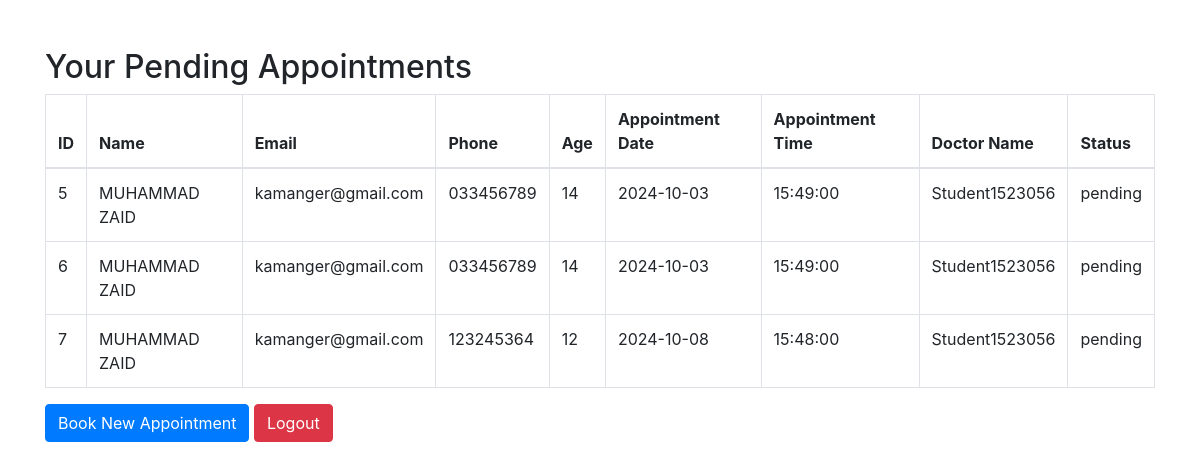
/project/medicare/view_appointments.php (signed in), run on the app's committed database.
### tables this page shows
CREATE TABLE `appointments` (
  `id` int(11) NOT NULL,
  `name` varchar(255) NOT NULL,
  `email` varchar(255) DEFAULT NULL,
  `phone` varchar(20) DEFAULT NULL,
  `age` int(11) DEFAULT NULL,
  `appoint_date` date NOT NULL,
  `appoint_time` time NOT NULL,
  `message` text DEFAULT NULL,
  `category_n` varchar(255) DEFAULT NULL,
  `doctor_id` int(11) NOT NULL,
  `user_id` int(11) NOT NULL,
  `status` enum('pending','approved','rejected') DEFAULT 'pending',
  `created_at` timestamp NOT NULL DEFAULT current_timestamp()
);

CREATE TABLE `doctors` (
  `id` int(11) NOT NULL,
  `name` varchar(255) NOT NULL,
  `specialization` varchar(255) DEFAULT NULL,
  `email` varchar(255) NOT NULL,
  `password` varchar(255) NOT NULL,
  `status` enum('pending','approved','rejected') DEFAULT 'approved',
  `created_at` timestamp NOT NULL DEFAULT current_timestamp()
);

### project/medicare/view_appointments.php (the view, shortened to what this page needs)
<?php
include 'config.php';
$userId = $_SESSION['user_id'];
$sql = "SELECT a.id, a.name, a.email, a.phone, a.age, a.appoint_date, a.appoint_time, a.message, a.status, d.name AS doctor_name
        FROM appointments a
        JOIN doctors d ON a.doctor_id = d.id
        WHERE a.user_id = '$userId' AND a.status = 'pending'";
$result = mysqli_query($connection, $sql);
?>
<!DOCTYPE html>
<html lang="en">
<head>
    <link rel="stylesheet" href="https://stackpath.bootstrapcdn.com/bootstrap/4.5.2/css/bootstrap.min.css">
</head>
<body>
<div class="container my-5">
    <h2>Your Pending Appointments</h2>
    <?php if (mysqli_num_rows($result) > 0): ?>
        <table class="table table-bordered">
            <thead>
                <tr>
                    <th>ID</th>
                    <th>Name</th>
                    <th>Email</th>
                    <th>Phone</th>
                    <th>Age</th>
                    <th>Appointment Date</th>
                    <th>Appointment Time</th>
                    <th>Doctor Name</th>
                    <th>Status</th>
                </tr>
            </thead>
            <tbody>
                <?php while ($row = mysqli_fetch_assoc($result)): ?>
                    <tr>
                        <td><?php echo $row['id']; ?></td>
                        <td><?php echo htmlspecialchars($row['name']); ?></td>
                        <td><?php echo htmlspecialchars($row['email']); ?></td>
                        <td><?php echo htmlspecialchars($row['phone']); ?></td>
                        <td><?php echo htmlspecialchars($row['age']); ?></td>
                        <td><?php echo htmlspecialchars($row['appoint_date']); ?></td>
                        <td><?php echo htmlspecialchars($row['appoint_time']); ?></td>
                        <td><?php echo htmlspecialchars($row['doctor_name']); ?></td>
                        <td><?php echo htmlspecialchars($row['status']); ?></td>
                    </tr>
                <?php endwhile; ?>
            </tbody>
        </table>
    <?php else: ?>
        <p>You have no pending appointments.</p>
    <?php endif; ?>
    <a href="bookappointment.php" class="btn btn-primary">Book New Appointment</a>
    <a href="logout.php" class="btn btn-danger">Logout</a>
</div>
</body>
</html>

### data on the page
appointments: id "5", name "MUHAMMAD ZAID", email "kamanger@gmail.com", phone "033456789", age "14", appoint_date "2024-10-03", appoint_time "15:49:00", doctor.name "Student1523056", status "pending"
appointments: id "6", name "MUHAMMAD ZAID", email "kamanger@gmail.com", phone "033456789", age "14", appoint_date "2024-10-03", appoint_time "15:49:00", doctor.name "Student1523056", status "pending"
appointments: id "7", name "MUHAMMAD ZAID", email "kamanger@gmail.com", phone "123245364", age "12", appoint_date "2024-10-08", appoint_time "15:48:00", doctor.name "Student1523056", status "pending"
